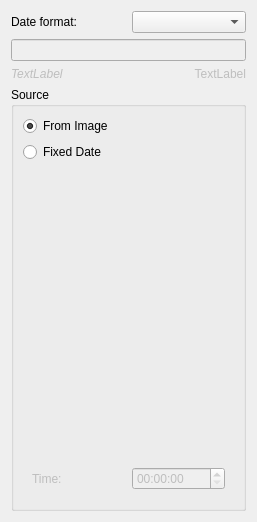
<?xml version="1.0" encoding="UTF-8"?>
<ui version="4.0">
 <class>DateParserDialogWidget</class>
 <widget class="QWidget" name="DateParserDialogWidget">
  <property name="geometry">
   <rect>
    <x>0</x>
    <y>0</y>
    <width>257</width>
    <height>522</height>
   </rect>
  </property>
  <property name="windowTitle">
   <string>Form</string>
  </property>
  <layout class="QVBoxLayout" name="verticalLayout_3" stretch="0,0,0,10">
   <item>
    <layout class="QHBoxLayout" name="horizontalLayout_2">
     <item>
      <widget class="QLabel" name="label_2">
       <property name="text">
        <string>Date format:</string>
       </property>
       <property name="buddy">
        <cstring>dateFormatPicker</cstring>
       </property>
      </widget>
     </item>
     <item>
      <widget class="KComboBox" name="dateFormatPicker"/>
     </item>
    </layout>
   </item>
   <item>
    <widget class="KLineEdit" name="customFormatInput">
     <property name="enabled">
      <bool>false</bool>
     </property>
    </widget>
   </item>
   <item>
    <layout class="QHBoxLayout" name="horizontalLayout_3">
     <item>
      <widget class="QLabel" name="exampleLabel">
       <property name="enabled">
        <bool>false</bool>
       </property>
       <property name="sizePolicy">
        <sizepolicy hsizetype="Preferred" vsizetype="Minimum">
         <horstretch>0</horstretch>
         <verstretch>0</verstretch>
        </sizepolicy>
       </property>
       <property name="font">
        <font>
         <italic>true</italic>
        </font>
       </property>
       <property name="text">
        <string>TextLabel</string>
       </property>
      </widget>
     </item>
     <item>
      <widget class="QLabel" name="dateFormatLink">
       <property name="enabled">
        <bool>false</bool>
       </property>
       <property name="text">
        <string>TextLabel</string>
       </property>
       <property name="alignment">
        <set>Qt::AlignRight|Qt::AlignTrailing|Qt::AlignVCenter</set>
       </property>
      </widget>
     </item>
    </layout>
   </item>
   <item>
    <widget class="QGroupBox" name="groupBox_3">
     <property name="title">
      <string>Source</string>
     </property>
     <layout class="QVBoxLayout" name="verticalLayout_2">
      <item>
       <widget class="QRadioButton" name="fromImageBtn">
        <property name="text">
         <string>From Image</string>
        </property>
        <property name="checked">
         <bool>true</bool>
        </property>
       </widget>
      </item>
      <item>
       <widget class="QRadioButton" name="fixedDateBtn">
        <property name="text">
         <string>Fixed Date</string>
        </property>
       </widget>
      </item>
      <item>
       <widget class="QWidget" name="fixedDateContainer" native="true">
        <property name="enabled">
         <bool>false</bool>
        </property>
        <layout class="QVBoxLayout" name="verticalLayout">
         <item>
          <widget class="KDatePicker" name="datePicker"/>
         </item>
         <item>
          <layout class="QHBoxLayout" name="horizontalLayout">
           <item>
            <widget class="QLabel" name="label">
             <property name="text">
              <string>Time:</string>
             </property>
             <property name="buddy">
              <cstring>timePicker</cstring>
             </property>
            </widget>
           </item>
           <item>
            <widget class="QTimeEdit" name="timePicker"/>
           </item>
          </layout>
         </item>
        </layout>
       </widget>
      </item>
     </layout>
    </widget>
   </item>
  </layout>
 </widget>
 <customwidgets>
  <customwidget>
   <class>KLineEdit</class>
   <extends>QLineEdit</extends>
   <header>klineedit.h</header>
  </customwidget>
  <customwidget>
   <class>KComboBox</class>
   <extends>QComboBox</extends>
   <header>kcombobox.h</header>
  </customwidget>
  <customwidget>
   <class>KDatePicker</class>
   <extends>QFrame</extends>
   <header>kdatepicker.h</header>
  </customwidget>
 </customwidgets>
 <tabstops>
  <tabstop>dateFormatPicker</tabstop>
  <tabstop>customFormatInput</tabstop>
  <tabstop>fromImageBtn</tabstop>
  <tabstop>fixedDateBtn</tabstop>
  <tabstop>timePicker</tabstop>
 </tabstops>
 <resources/>
 <connections>
  <connection>
   <sender>fixedDateBtn</sender>
   <signal>toggled(bool)</signal>
   <receiver>fixedDateContainer</receiver>
   <slot>setEnabled(bool)</slot>
   <hints>
    <hint type="sourcelabel">
     <x>42</x>
     <y>147</y>
    </hint>
    <hint type="destinationlabel">
     <x>52</x>
     <y>163</y>
    </hint>
   </hints>
  </connection>
 </connections>
</ui>
